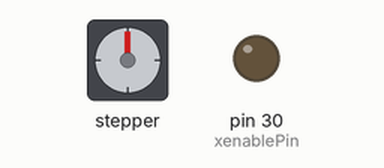
Recording of a sketch running on a simulated Arduino Mega 2560, built with avr-gcc and run on an emulated ATmega2560. On the bench: stepper motor, output pins drawn as LEDs (lit = HIGH). Stepper angles assume 200 steps per turn.

Above: at 0.15 s.
At 9.93 s:
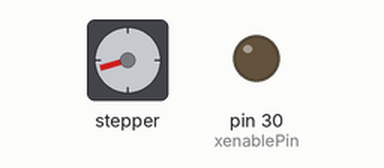
At 20.04 s:
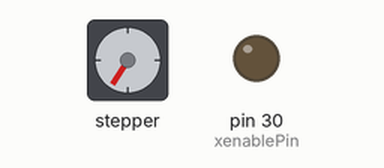
At 39.61 s:
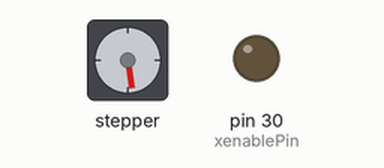
Timing chart, 0 to 40.0 s (numbered marks = the images above):
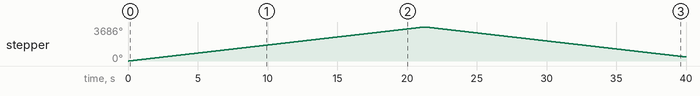

Measured:
- by itself, stepper: turns 3686° clockwise in 21.2 s, then 3244° counter-clockwise in 18.7 s

The sketch:

J1.ino
```cpp
#include "AccelStepper.h"

#define FULLSTEP 4    //全步进参数
#define HALFSTEP 8    //半步进参数

// 定义步进电机引脚
#define xdirPin  34     // 一号28BYJ48连接的ULN2003电机驱动板引脚 in1
#define xstepPin  36     // 一号28BYJ48连接的ULN2003电机驱动板引脚 in2
#define xenablePin  30  // 一号28BYJ48连接的ULN2003电机驱动板引脚 in3


AccelStepper stepper1(1,xstepPin,xdirPin);

void setup() {

  pinMode(xstepPin,OUTPUT);
  pinMode(xdirPin,OUTPUT);
  pinMode(xenablePin,OUTPUT);
  digitalWrite(xenablePin,LOW);

  stepper1.setMaxSpeed(100);
  stepper1.setAcceleration(1000);
}

void loop() {

  if ( stepper1.currentPosition() == 0 ){
    stepper1.moveTo(2048);
  }
   else if ( stepper1.currentPosition() == 2048)
   {
    stepper1.moveTo(0);
  }
  stepper1.run();

}
```
